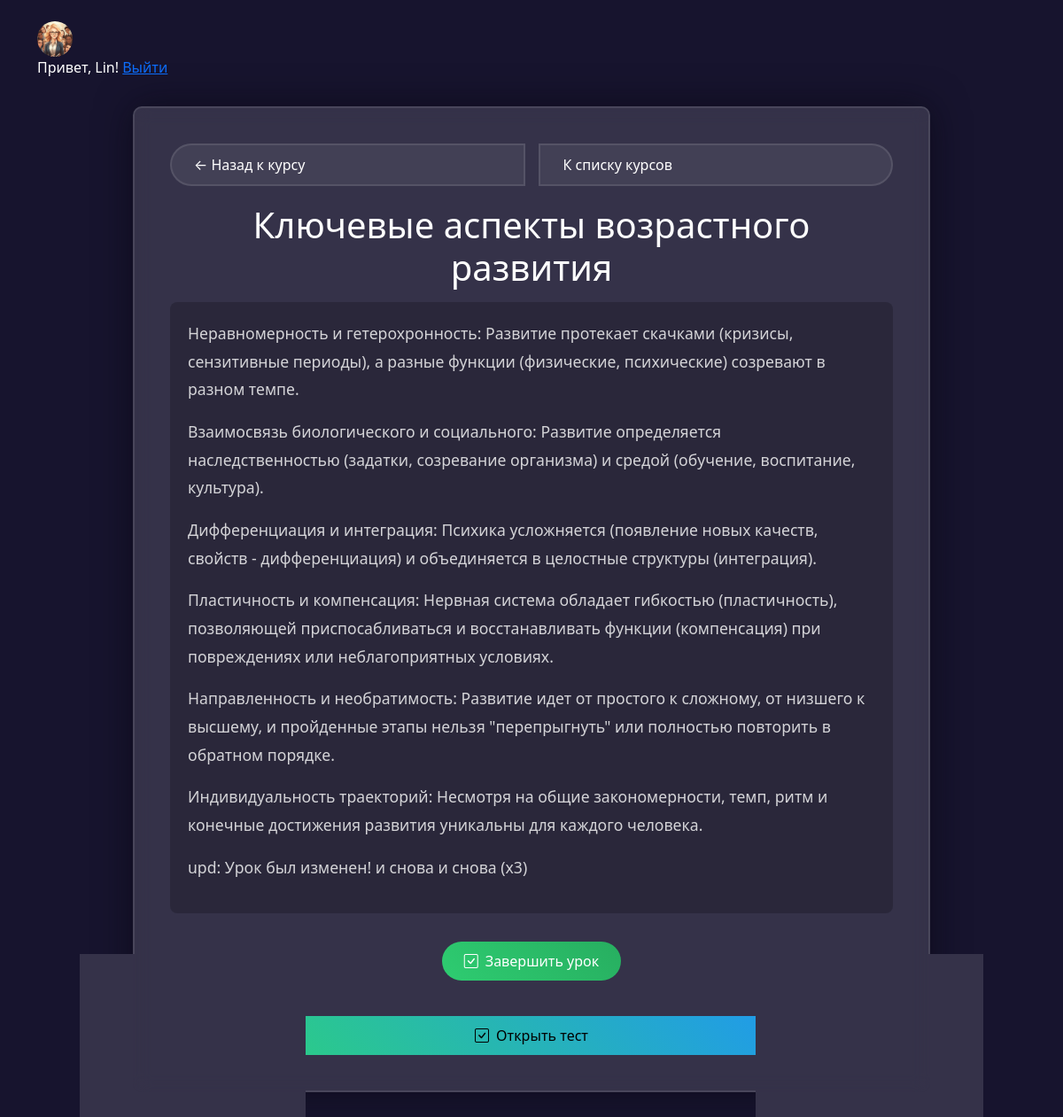
The app's page /courses/lesson/26/ (signed in) with its own data.
### users/models.py (models this page shows, shortened)
class CustomUser(AbstractUser):
    STUDENT = 1
    TEACHER = 2
    ROLE_CHOICES = (
        (STUDENT, 'Ученик'),
        (TEACHER, 'Преподаватель'),
    )
    role = models.PositiveSmallIntegerField(choices=ROLE_CHOICES, default=STUDENT)
    bio = models.TextField(blank=True, null=True)  # Описание профиля
    avatar = models.ImageField(upload_to='avatars/', null=True, blank=True)  # Фото профиля
    groups = models.ManyToManyField(
        Group,
        verbose_name='groups',
        blank=True,
        help_text="The groups this user belongs to",
        related_name="custom_user_set",
        related_query_name="custom_user",
    )
    user_permissions = models.ManyToManyField(
        Permission,
        verbose_name='user permissions',
        blank=True,
        help_text="Specific permissions for this user",
        related_name="custom_user_set",
        related_query_name="custom_user",
    )
    class Meta:
        swappable = "AUTH_USER_MODEL"

### courses/models.py (models this page shows, shortened)
class Lesson(models.Model):
    course = models.ForeignKey(Course, on_delete=models.CASCADE, related_name="lessons",
                               verbose_name="Курс")  # Курс, к которому принадлежит урок
    title = models.CharField(max_length=200, verbose_name="Название урока")
    content = models.TextField(verbose_name="Содержание урока")  # Текст урока
    order = models.PositiveIntegerField(validators=[MinValueValidator(1)], verbose_name="Порядковый номер")
    file = models.FileField(upload_to='lesson_files/', blank=True, null=True, verbose_name="Файл для скачивания")
    class Meta:
        verbose_name = "Урок"
        verbose_name_plural = "Уроки"
        ordering = ['order']  # Сортировка по порядку
        unique_together = ['course', 'order']

### courses/views.py (the view)
# urls.py: path('lesson/<int:lesson_id>/', views.lesson_detail, name='lesson_detail'),
@login_required
def lesson_detail(request, lesson_id):
    lesson = get_object_or_404(Lesson.objects.select_related('course'), pk=lesson_id)
    progress = None
    if request.user.is_authenticated:
        progress = UserProgress.objects.filter(
            user=request.user,
            lesson=lesson
        ).first()
    return render(request, 'courses/lesson_detail.html', {
        'lesson': lesson,
        'progress': progress
    })

### templates/courses/lesson_detail.html (shortened to what this page needs)
{% extends 'base.html' %}
{% block content %}
<div class="lesson-container">
    <div class="lesson-header">
        <div class="btn-group">
            <a href="{% url 'courses:course_detail' lesson.course.id %}"
               class="btn btn-outline-secondary">
                ← Назад к курсу
            </a>
            <a href="{% url 'courses:course_list' %}"
               class="btn btn-outline-secondary">
                К списку курсов
            </a>
        </div>
    </div>
    <h1 class="lesson-title" align="center">{{ lesson.title }}</h1>
    <div class="lesson-content">
        {{ lesson.content|linebreaks }}
    </div>
    {% if progress %}
        <div class="success">
            <i class="check-complete"></i>
            Вы завершили этот урок {{progress.completed_at|date:"d.m.Y"}}
            с результатом {{progress.score}}%
        </div>
    {% else %}
        <div style="text-align: center;">
            <form method="post" action="{% url 'courses:complete_lesson' lesson.id %}">
                <button type="submit" class="btn btn-success">
                    <i class="bi bi-check-square"></i>Завершить урок
                </button>
            </form>
        </div>
    {% endif %}
    {% if user != lesson.course.teacher %}
        {% if lesson.quizzes.exists %}
            <a href="{% url 'courses:quiz_detail' quiz_id=lesson.quizzes.first.id %}"
                class="btn btn-info" style="text-align: center; display: flex; margin-top: 40px;">
                <i class="bi bi-check-square"></i> Открыть тест
            </a>
        {% endif %}
    {% endif %}
</div>
{% endblock %}

### templates/base.html (shortened to what this page needs)
<!DOCTYPE html>
<html>
<head>
    <link href="https://cdn.jsdelivr.net/npm/bootstrap@5.0.2/dist/css/bootstrap.min.css" rel="stylesheet">
    <link rel="stylesheet" href="https://cdn.jsdelivr.net/npm/bootstrap-icons@1.11.1/font/bootstrap-icons.css">
</head>
<body class="container">
    <header class="my-4">
        {% if user.is_authenticated %}
        <div class="default-avatar">
            <a href="{% url 'users:profile' %}">
                {% if user.avatar %} <img src="{{ user.avatar.url }}"class="avatar"style="width: 40px !important; height: 40px !important; border-radius: 50% !important;">
                {% else %}
                <i class="bi bi-person"style="width: 40px !important; height: 40px !important; border-radius: 50% !important;"></i>
                {% endif %}
            </a>
        </div>
        <span style="color: white !important;">Привет, {{ user.username }}! </span> <a href="{% url 'users:logout' %}">Выйти</a>
        {% endif %}
    </header>
    <main>
        {% block content %}{% endblock %}
    </main>
</body>
</html>

### templates/courses/lesson_detail.html (style rules this page uses)
body { background-color: rgb(23, 20, 46); color: #ffffff; }
.lesson-container { max-width: 900px; margin: 2rem auto; padding: 40px; background: rgba(255,255,255,0.13); backdrop-filter: blur(10px); border: 2px solid rgba(255,255,255,0.1); border-radius: 10px; box-shadow: 0 0 40px rgba(8,7,16,0.6); }
.lesson-title { font-family: 'Poppins', sans-serif; font-size: 2.2rem; color: #ffffff; margin-bottom: 1.5rem; text-align: center; }
.lesson-content { font-size: 1.1rem; line-height: 1.8; color: rgba(255,255,255,0.8); padding: 20px; background: rgba(0,0,0,0.2); border-radius: 8px; margin-bottom: 2rem; }
.btn-group { display: flex; gap: 1rem; flex-wrap: wrap; justify-content: center; margin-bottom: 20px; }
.btn { padding: 10px 25px; border-radius: 25px; transition: all 0.3s ease; text-decoration: none; display: inline-flex; align-items: center; gap: 8px; }
.btn-outline-secondary { background: rgba(255,255,255,0.07); border: 2px solid rgba(255,255,255,0.1); color: #ffffff; }
.btn-success { background: linear-gradient(45deg, #2ecc71, #27ae60); border: none; justify-content: center; }
.btn-info { background: linear-gradient(45deg, #2ed573, #1e90ff); border: none; justify-content: center; }
h1 { margin-bottom: 15px; }

### records on screen
CustomUser: avatar (picture), username "Lin"
Lesson: title "Ключевые аспекты возрастного развития", content "Неравномерность и гетерохронность: Развитие протекает скачками (кризисы, сензитивные периоды), а разные функции (физические, психические) созревают в разном темпе. Взаимосвязь биологического и социального: Развитие определяется наследственностью (задатки, созревание организма) и средой (обучение, воспитание, культура). Дифференциация и интеграция: Психика усложняется (появление новых качеств, свойств - дифференциация) и объединяется в целостные структуры (интеграция). Пластичность и компенсация: Нервная система обладает гибкостью (пластичность), позволяющей приспосабливаться и восстанавливать функции (компенсация) при повреждениях или неблагоприятных условиях. Направленность и…"
